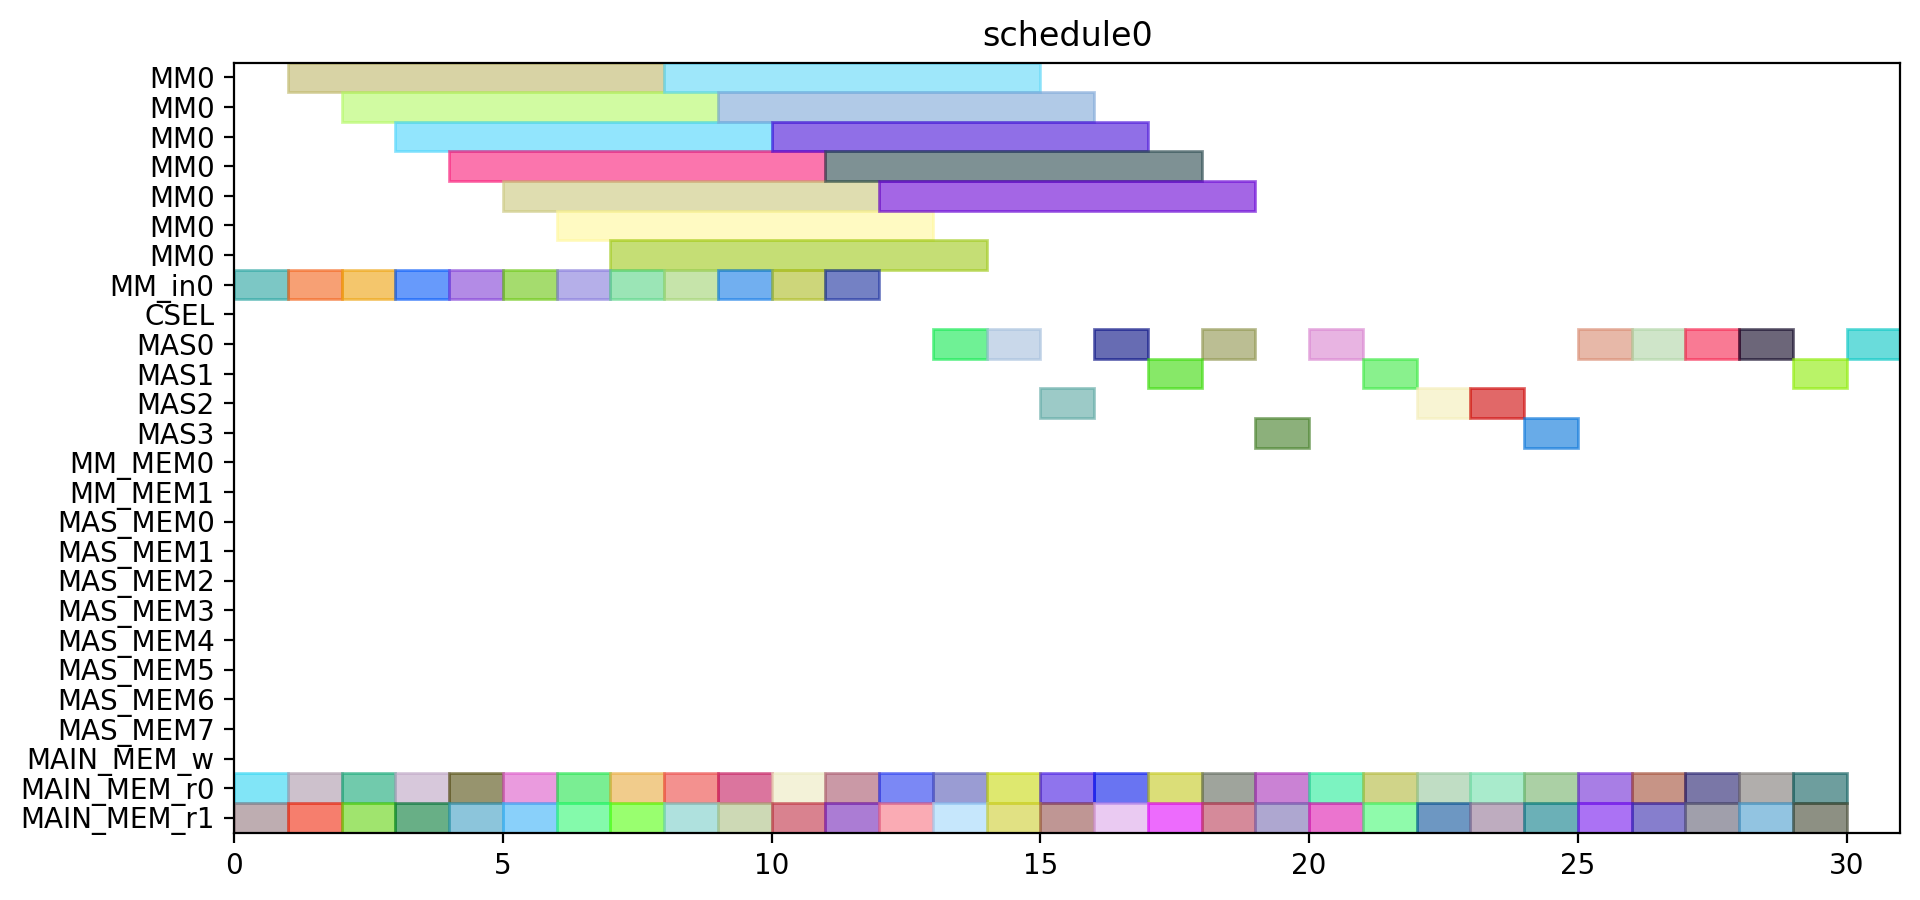

Generate this figure with Python:
from pyschedule import Scenario, solvers, plotters, alt


def solve():
	horizon = 120
	S = Scenario("schedule0", horizon=horizon)

	# resource
	MM = S.Resources('MM', num=1, size=7)
	MM_in = S.Resources('MM_in', num=1)
	CSEL = S.Resource('CSEL')
	MAS = S.Resources('MAS', num=4, size=1, periods=range(1, horizon))
	MM_MEM = S.Resources('MM_MEM', num=2)
	MAS_MEM = S.Resources('MAS_MEM', num=8)
	MAIN_MEM_w = S.Resource('MAIN_MEM_w', size=1)
	MAIN_MEM_r = S.Resources('MAIN_MEM_r', num=2)

	# result of previous scheduling

	# new tasks
	c_t0_t0_t0 = S.Task('c_t0_t0_t0', length=7, delay_cost=1)
	c_t0_t0_t0 += alt(MM)
	c_t0_t0_t0_in = S.Task('c_t0_t0_t0_in', length=1, delay_cost=1)
	c_t0_t0_t0_in += alt(MM_in)
	S += c_t0_t0_t0_in*MM_in[0]<=c_t0_t0_t0*MM[0]
	c_t0_t0_t0_mem0 = S.Task('c_t0_t0_t0_mem0', length=1, delay_cost=1)
	c_t0_t0_t0_mem0 += MAIN_MEM_r[0]
	S += c_t0_t0_t0_mem0 <= c_t0_t0_t0

	c_t0_t0_t0_mem1 = S.Task('c_t0_t0_t0_mem1', length=1, delay_cost=1)
	c_t0_t0_t0_mem1 += MAIN_MEM_r[1]
	S += c_t0_t0_t0_mem1 <= c_t0_t0_t0

	c_t0_t0_t1 = S.Task('c_t0_t0_t1', length=7, delay_cost=1)
	c_t0_t0_t1 += alt(MM)
	c_t0_t0_t1_in = S.Task('c_t0_t0_t1_in', length=1, delay_cost=1)
	c_t0_t0_t1_in += alt(MM_in)
	S += c_t0_t0_t1_in*MM_in[0]<=c_t0_t0_t1*MM[0]
	c_t0_t0_t1_mem0 = S.Task('c_t0_t0_t1_mem0', length=1, delay_cost=1)
	c_t0_t0_t1_mem0 += MAIN_MEM_r[0]
	S += c_t0_t0_t1_mem0 <= c_t0_t0_t1

	c_t0_t0_t1_mem1 = S.Task('c_t0_t0_t1_mem1', length=1, delay_cost=1)
	c_t0_t0_t1_mem1 += MAIN_MEM_r[1]
	S += c_t0_t0_t1_mem1 <= c_t0_t0_t1

	c_t0_t0_t2 = S.Task('c_t0_t0_t2', length=1, delay_cost=1)
	c_t0_t0_t2 += alt(MAS)
	c_t0_t0_t2_mem0 = S.Task('c_t0_t0_t2_mem0', length=1, delay_cost=1)
	c_t0_t0_t2_mem0 += MAIN_MEM_r[0]
	S += c_t0_t0_t2_mem0 <= c_t0_t0_t2

	c_t0_t0_t2_mem1 = S.Task('c_t0_t0_t2_mem1', length=1, delay_cost=1)
	c_t0_t0_t2_mem1 += MAIN_MEM_r[1]
	S += c_t0_t0_t2_mem1 <= c_t0_t0_t2

	c_t0_t0_t3 = S.Task('c_t0_t0_t3', length=1, delay_cost=1)
	c_t0_t0_t3 += alt(MAS)
	c_t0_t0_t3_mem0 = S.Task('c_t0_t0_t3_mem0', length=1, delay_cost=1)
	c_t0_t0_t3_mem0 += MAIN_MEM_r[0]
	S += c_t0_t0_t3_mem0 <= c_t0_t0_t3

	c_t0_t0_t3_mem1 = S.Task('c_t0_t0_t3_mem1', length=1, delay_cost=1)
	c_t0_t0_t3_mem1 += MAIN_MEM_r[1]
	S += c_t0_t0_t3_mem1 <= c_t0_t0_t3

	c_t0_t1_t0 = S.Task('c_t0_t1_t0', length=7, delay_cost=1)
	c_t0_t1_t0 += alt(MM)
	c_t0_t1_t0_in = S.Task('c_t0_t1_t0_in', length=1, delay_cost=1)
	c_t0_t1_t0_in += alt(MM_in)
	S += c_t0_t1_t0_in*MM_in[0]<=c_t0_t1_t0*MM[0]
	c_t0_t1_t0_mem0 = S.Task('c_t0_t1_t0_mem0', length=1, delay_cost=1)
	c_t0_t1_t0_mem0 += MAIN_MEM_r[0]
	S += c_t0_t1_t0_mem0 <= c_t0_t1_t0

	c_t0_t1_t0_mem1 = S.Task('c_t0_t1_t0_mem1', length=1, delay_cost=1)
	c_t0_t1_t0_mem1 += MAIN_MEM_r[1]
	S += c_t0_t1_t0_mem1 <= c_t0_t1_t0

	c_t0_t1_t1 = S.Task('c_t0_t1_t1', length=7, delay_cost=1)
	c_t0_t1_t1 += alt(MM)
	c_t0_t1_t1_in = S.Task('c_t0_t1_t1_in', length=1, delay_cost=1)
	c_t0_t1_t1_in += alt(MM_in)
	S += c_t0_t1_t1_in*MM_in[0]<=c_t0_t1_t1*MM[0]
	c_t0_t1_t1_mem0 = S.Task('c_t0_t1_t1_mem0', length=1, delay_cost=1)
	c_t0_t1_t1_mem0 += MAIN_MEM_r[0]
	S += c_t0_t1_t1_mem0 <= c_t0_t1_t1

	c_t0_t1_t1_mem1 = S.Task('c_t0_t1_t1_mem1', length=1, delay_cost=1)
	c_t0_t1_t1_mem1 += MAIN_MEM_r[1]
	S += c_t0_t1_t1_mem1 <= c_t0_t1_t1

	c_t0_t1_t2 = S.Task('c_t0_t1_t2', length=1, delay_cost=1)
	c_t0_t1_t2 += alt(MAS)
	c_t0_t1_t2_mem0 = S.Task('c_t0_t1_t2_mem0', length=1, delay_cost=1)
	c_t0_t1_t2_mem0 += MAIN_MEM_r[0]
	S += c_t0_t1_t2_mem0 <= c_t0_t1_t2

	c_t0_t1_t2_mem1 = S.Task('c_t0_t1_t2_mem1', length=1, delay_cost=1)
	c_t0_t1_t2_mem1 += MAIN_MEM_r[1]
	S += c_t0_t1_t2_mem1 <= c_t0_t1_t2

	c_t0_t1_t3 = S.Task('c_t0_t1_t3', length=1, delay_cost=1)
	c_t0_t1_t3 += alt(MAS)
	c_t0_t1_t3_mem0 = S.Task('c_t0_t1_t3_mem0', length=1, delay_cost=1)
	c_t0_t1_t3_mem0 += MAIN_MEM_r[0]
	S += c_t0_t1_t3_mem0 <= c_t0_t1_t3

	c_t0_t1_t3_mem1 = S.Task('c_t0_t1_t3_mem1', length=1, delay_cost=1)
	c_t0_t1_t3_mem1 += MAIN_MEM_r[1]
	S += c_t0_t1_t3_mem1 <= c_t0_t1_t3

	c_t0_t20 = S.Task('c_t0_t20', length=1, delay_cost=1)
	c_t0_t20 += alt(MAS)
	c_t0_t20_mem0 = S.Task('c_t0_t20_mem0', length=1, delay_cost=1)
	c_t0_t20_mem0 += MAIN_MEM_r[0]
	S += c_t0_t20_mem0 <= c_t0_t20

	c_t0_t20_mem1 = S.Task('c_t0_t20_mem1', length=1, delay_cost=1)
	c_t0_t20_mem1 += MAIN_MEM_r[1]
	S += c_t0_t20_mem1 <= c_t0_t20

	c_t0_t21 = S.Task('c_t0_t21', length=1, delay_cost=1)
	c_t0_t21 += alt(MAS)
	c_t0_t21_mem0 = S.Task('c_t0_t21_mem0', length=1, delay_cost=1)
	c_t0_t21_mem0 += MAIN_MEM_r[0]
	S += c_t0_t21_mem0 <= c_t0_t21

	c_t0_t21_mem1 = S.Task('c_t0_t21_mem1', length=1, delay_cost=1)
	c_t0_t21_mem1 += MAIN_MEM_r[1]
	S += c_t0_t21_mem1 <= c_t0_t21

	c_t0_t30 = S.Task('c_t0_t30', length=1, delay_cost=1)
	c_t0_t30 += alt(MAS)
	c_t0_t30_mem0 = S.Task('c_t0_t30_mem0', length=1, delay_cost=1)
	c_t0_t30_mem0 += MAIN_MEM_r[0]
	S += c_t0_t30_mem0 <= c_t0_t30

	c_t0_t30_mem1 = S.Task('c_t0_t30_mem1', length=1, delay_cost=1)
	c_t0_t30_mem1 += MAIN_MEM_r[1]
	S += c_t0_t30_mem1 <= c_t0_t30

	c_t0_t31 = S.Task('c_t0_t31', length=1, delay_cost=1)
	c_t0_t31 += alt(MAS)
	c_t0_t31_mem0 = S.Task('c_t0_t31_mem0', length=1, delay_cost=1)
	c_t0_t31_mem0 += MAIN_MEM_r[0]
	S += c_t0_t31_mem0 <= c_t0_t31

	c_t0_t31_mem1 = S.Task('c_t0_t31_mem1', length=1, delay_cost=1)
	c_t0_t31_mem1 += MAIN_MEM_r[1]
	S += c_t0_t31_mem1 <= c_t0_t31

	c_t1_t0_t0 = S.Task('c_t1_t0_t0', length=7, delay_cost=1)
	c_t1_t0_t0 += alt(MM)
	c_t1_t0_t0_in = S.Task('c_t1_t0_t0_in', length=1, delay_cost=1)
	c_t1_t0_t0_in += alt(MM_in)
	S += c_t1_t0_t0_in*MM_in[0]<=c_t1_t0_t0*MM[0]
	c_t1_t0_t0_mem0 = S.Task('c_t1_t0_t0_mem0', length=1, delay_cost=1)
	c_t1_t0_t0_mem0 += MAIN_MEM_r[0]
	S += c_t1_t0_t0_mem0 <= c_t1_t0_t0

	c_t1_t0_t0_mem1 = S.Task('c_t1_t0_t0_mem1', length=1, delay_cost=1)
	c_t1_t0_t0_mem1 += MAIN_MEM_r[1]
	S += c_t1_t0_t0_mem1 <= c_t1_t0_t0

	c_t1_t0_t1 = S.Task('c_t1_t0_t1', length=7, delay_cost=1)
	c_t1_t0_t1 += alt(MM)
	c_t1_t0_t1_in = S.Task('c_t1_t0_t1_in', length=1, delay_cost=1)
	c_t1_t0_t1_in += alt(MM_in)
	S += c_t1_t0_t1_in*MM_in[0]<=c_t1_t0_t1*MM[0]
	c_t1_t0_t1_mem0 = S.Task('c_t1_t0_t1_mem0', length=1, delay_cost=1)
	c_t1_t0_t1_mem0 += MAIN_MEM_r[0]
	S += c_t1_t0_t1_mem0 <= c_t1_t0_t1

	c_t1_t0_t1_mem1 = S.Task('c_t1_t0_t1_mem1', length=1, delay_cost=1)
	c_t1_t0_t1_mem1 += MAIN_MEM_r[1]
	S += c_t1_t0_t1_mem1 <= c_t1_t0_t1

	c_t1_t0_t2 = S.Task('c_t1_t0_t2', length=1, delay_cost=1)
	c_t1_t0_t2 += alt(MAS)
	c_t1_t0_t2_mem0 = S.Task('c_t1_t0_t2_mem0', length=1, delay_cost=1)
	c_t1_t0_t2_mem0 += MAIN_MEM_r[0]
	S += c_t1_t0_t2_mem0 <= c_t1_t0_t2

	c_t1_t0_t2_mem1 = S.Task('c_t1_t0_t2_mem1', length=1, delay_cost=1)
	c_t1_t0_t2_mem1 += MAIN_MEM_r[1]
	S += c_t1_t0_t2_mem1 <= c_t1_t0_t2

	c_t1_t0_t3 = S.Task('c_t1_t0_t3', length=1, delay_cost=1)
	c_t1_t0_t3 += alt(MAS)
	c_t1_t0_t3_mem0 = S.Task('c_t1_t0_t3_mem0', length=1, delay_cost=1)
	c_t1_t0_t3_mem0 += MAIN_MEM_r[0]
	S += c_t1_t0_t3_mem0 <= c_t1_t0_t3

	c_t1_t0_t3_mem1 = S.Task('c_t1_t0_t3_mem1', length=1, delay_cost=1)
	c_t1_t0_t3_mem1 += MAIN_MEM_r[1]
	S += c_t1_t0_t3_mem1 <= c_t1_t0_t3

	c_t1_t1_t0 = S.Task('c_t1_t1_t0', length=7, delay_cost=1)
	c_t1_t1_t0 += alt(MM)
	c_t1_t1_t0_in = S.Task('c_t1_t1_t0_in', length=1, delay_cost=1)
	c_t1_t1_t0_in += alt(MM_in)
	S += c_t1_t1_t0_in*MM_in[0]<=c_t1_t1_t0*MM[0]
	c_t1_t1_t0_mem0 = S.Task('c_t1_t1_t0_mem0', length=1, delay_cost=1)
	c_t1_t1_t0_mem0 += MAIN_MEM_r[0]
	S += c_t1_t1_t0_mem0 <= c_t1_t1_t0

	c_t1_t1_t0_mem1 = S.Task('c_t1_t1_t0_mem1', length=1, delay_cost=1)
	c_t1_t1_t0_mem1 += MAIN_MEM_r[1]
	S += c_t1_t1_t0_mem1 <= c_t1_t1_t0

	c_t1_t1_t1 = S.Task('c_t1_t1_t1', length=7, delay_cost=1)
	c_t1_t1_t1 += alt(MM)
	c_t1_t1_t1_in = S.Task('c_t1_t1_t1_in', length=1, delay_cost=1)
	c_t1_t1_t1_in += alt(MM_in)
	S += c_t1_t1_t1_in*MM_in[0]<=c_t1_t1_t1*MM[0]
	c_t1_t1_t1_mem0 = S.Task('c_t1_t1_t1_mem0', length=1, delay_cost=1)
	c_t1_t1_t1_mem0 += MAIN_MEM_r[0]
	S += c_t1_t1_t1_mem0 <= c_t1_t1_t1

	c_t1_t1_t1_mem1 = S.Task('c_t1_t1_t1_mem1', length=1, delay_cost=1)
	c_t1_t1_t1_mem1 += MAIN_MEM_r[1]
	S += c_t1_t1_t1_mem1 <= c_t1_t1_t1

	c_t1_t1_t2 = S.Task('c_t1_t1_t2', length=1, delay_cost=1)
	c_t1_t1_t2 += alt(MAS)
	c_t1_t1_t2_mem0 = S.Task('c_t1_t1_t2_mem0', length=1, delay_cost=1)
	c_t1_t1_t2_mem0 += MAIN_MEM_r[0]
	S += c_t1_t1_t2_mem0 <= c_t1_t1_t2

	c_t1_t1_t2_mem1 = S.Task('c_t1_t1_t2_mem1', length=1, delay_cost=1)
	c_t1_t1_t2_mem1 += MAIN_MEM_r[1]
	S += c_t1_t1_t2_mem1 <= c_t1_t1_t2

	c_t1_t1_t3 = S.Task('c_t1_t1_t3', length=1, delay_cost=1)
	c_t1_t1_t3 += alt(MAS)
	c_t1_t1_t3_mem0 = S.Task('c_t1_t1_t3_mem0', length=1, delay_cost=1)
	c_t1_t1_t3_mem0 += MAIN_MEM_r[0]
	S += c_t1_t1_t3_mem0 <= c_t1_t1_t3

	c_t1_t1_t3_mem1 = S.Task('c_t1_t1_t3_mem1', length=1, delay_cost=1)
	c_t1_t1_t3_mem1 += MAIN_MEM_r[1]
	S += c_t1_t1_t3_mem1 <= c_t1_t1_t3

	c_t1_t20 = S.Task('c_t1_t20', length=1, delay_cost=1)
	c_t1_t20 += alt(MAS)
	c_t1_t20_mem0 = S.Task('c_t1_t20_mem0', length=1, delay_cost=1)
	c_t1_t20_mem0 += MAIN_MEM_r[0]
	S += c_t1_t20_mem0 <= c_t1_t20

	c_t1_t20_mem1 = S.Task('c_t1_t20_mem1', length=1, delay_cost=1)
	c_t1_t20_mem1 += MAIN_MEM_r[1]
	S += c_t1_t20_mem1 <= c_t1_t20

	c_t1_t21 = S.Task('c_t1_t21', length=1, delay_cost=1)
	c_t1_t21 += alt(MAS)
	c_t1_t21_mem0 = S.Task('c_t1_t21_mem0', length=1, delay_cost=1)
	c_t1_t21_mem0 += MAIN_MEM_r[0]
	S += c_t1_t21_mem0 <= c_t1_t21

	c_t1_t21_mem1 = S.Task('c_t1_t21_mem1', length=1, delay_cost=1)
	c_t1_t21_mem1 += MAIN_MEM_r[1]
	S += c_t1_t21_mem1 <= c_t1_t21

	c_t1_t30 = S.Task('c_t1_t30', length=1, delay_cost=1)
	c_t1_t30 += alt(MAS)
	c_t1_t30_mem0 = S.Task('c_t1_t30_mem0', length=1, delay_cost=1)
	c_t1_t30_mem0 += MAIN_MEM_r[0]
	S += c_t1_t30_mem0 <= c_t1_t30

	c_t1_t30_mem1 = S.Task('c_t1_t30_mem1', length=1, delay_cost=1)
	c_t1_t30_mem1 += MAIN_MEM_r[1]
	S += c_t1_t30_mem1 <= c_t1_t30

	c_t1_t31 = S.Task('c_t1_t31', length=1, delay_cost=1)
	c_t1_t31 += alt(MAS)
	c_t1_t31_mem0 = S.Task('c_t1_t31_mem0', length=1, delay_cost=1)
	c_t1_t31_mem0 += MAIN_MEM_r[0]
	S += c_t1_t31_mem0 <= c_t1_t31

	c_t1_t31_mem1 = S.Task('c_t1_t31_mem1', length=1, delay_cost=1)
	c_t1_t31_mem1 += MAIN_MEM_r[1]
	S += c_t1_t31_mem1 <= c_t1_t31

	c_t2_t0_t0 = S.Task('c_t2_t0_t0', length=7, delay_cost=1)
	c_t2_t0_t0 += alt(MM)
	c_t2_t0_t0_in = S.Task('c_t2_t0_t0_in', length=1, delay_cost=1)
	c_t2_t0_t0_in += alt(MM_in)
	S += c_t2_t0_t0_in*MM_in[0]<=c_t2_t0_t0*MM[0]
	c_t2_t0_t0_mem0 = S.Task('c_t2_t0_t0_mem0', length=1, delay_cost=1)
	c_t2_t0_t0_mem0 += MAIN_MEM_r[0]
	S += c_t2_t0_t0_mem0 <= c_t2_t0_t0

	c_t2_t0_t0_mem1 = S.Task('c_t2_t0_t0_mem1', length=1, delay_cost=1)
	c_t2_t0_t0_mem1 += MAIN_MEM_r[1]
	S += c_t2_t0_t0_mem1 <= c_t2_t0_t0

	c_t2_t0_t1 = S.Task('c_t2_t0_t1', length=7, delay_cost=1)
	c_t2_t0_t1 += alt(MM)
	c_t2_t0_t1_in = S.Task('c_t2_t0_t1_in', length=1, delay_cost=1)
	c_t2_t0_t1_in += alt(MM_in)
	S += c_t2_t0_t1_in*MM_in[0]<=c_t2_t0_t1*MM[0]
	c_t2_t0_t1_mem0 = S.Task('c_t2_t0_t1_mem0', length=1, delay_cost=1)
	c_t2_t0_t1_mem0 += MAIN_MEM_r[0]
	S += c_t2_t0_t1_mem0 <= c_t2_t0_t1

	c_t2_t0_t1_mem1 = S.Task('c_t2_t0_t1_mem1', length=1, delay_cost=1)
	c_t2_t0_t1_mem1 += MAIN_MEM_r[1]
	S += c_t2_t0_t1_mem1 <= c_t2_t0_t1

	c_t2_t0_t2 = S.Task('c_t2_t0_t2', length=1, delay_cost=1)
	c_t2_t0_t2 += alt(MAS)
	c_t2_t0_t2_mem0 = S.Task('c_t2_t0_t2_mem0', length=1, delay_cost=1)
	c_t2_t0_t2_mem0 += MAIN_MEM_r[0]
	S += c_t2_t0_t2_mem0 <= c_t2_t0_t2

	c_t2_t0_t2_mem1 = S.Task('c_t2_t0_t2_mem1', length=1, delay_cost=1)
	c_t2_t0_t2_mem1 += MAIN_MEM_r[1]
	S += c_t2_t0_t2_mem1 <= c_t2_t0_t2

	c_t2_t0_t3 = S.Task('c_t2_t0_t3', length=1, delay_cost=1)
	c_t2_t0_t3 += alt(MAS)
	c_t2_t0_t3_mem0 = S.Task('c_t2_t0_t3_mem0', length=1, delay_cost=1)
	c_t2_t0_t3_mem0 += MAIN_MEM_r[0]
	S += c_t2_t0_t3_mem0 <= c_t2_t0_t3

	c_t2_t0_t3_mem1 = S.Task('c_t2_t0_t3_mem1', length=1, delay_cost=1)
	c_t2_t0_t3_mem1 += MAIN_MEM_r[1]
	S += c_t2_t0_t3_mem1 <= c_t2_t0_t3

	c_t2_t1_t0 = S.Task('c_t2_t1_t0', length=7, delay_cost=1)
	c_t2_t1_t0 += alt(MM)
	c_t2_t1_t0_in = S.Task('c_t2_t1_t0_in', length=1, delay_cost=1)
	c_t2_t1_t0_in += alt(MM_in)
	S += c_t2_t1_t0_in*MM_in[0]<=c_t2_t1_t0*MM[0]
	c_t2_t1_t0_mem0 = S.Task('c_t2_t1_t0_mem0', length=1, delay_cost=1)
	c_t2_t1_t0_mem0 += MAIN_MEM_r[0]
	S += c_t2_t1_t0_mem0 <= c_t2_t1_t0

	c_t2_t1_t0_mem1 = S.Task('c_t2_t1_t0_mem1', length=1, delay_cost=1)
	c_t2_t1_t0_mem1 += MAIN_MEM_r[1]
	S += c_t2_t1_t0_mem1 <= c_t2_t1_t0

	c_t2_t1_t1 = S.Task('c_t2_t1_t1', length=7, delay_cost=1)
	c_t2_t1_t1 += alt(MM)
	c_t2_t1_t1_in = S.Task('c_t2_t1_t1_in', length=1, delay_cost=1)
	c_t2_t1_t1_in += alt(MM_in)
	S += c_t2_t1_t1_in*MM_in[0]<=c_t2_t1_t1*MM[0]
	c_t2_t1_t1_mem0 = S.Task('c_t2_t1_t1_mem0', length=1, delay_cost=1)
	c_t2_t1_t1_mem0 += MAIN_MEM_r[0]
	S += c_t2_t1_t1_mem0 <= c_t2_t1_t1

	c_t2_t1_t1_mem1 = S.Task('c_t2_t1_t1_mem1', length=1, delay_cost=1)
	c_t2_t1_t1_mem1 += MAIN_MEM_r[1]
	S += c_t2_t1_t1_mem1 <= c_t2_t1_t1

	solvers.mip.solve(S,msg=1,kind='CPLEX',ratio_gap=1.01)

	solution = [['hoge']*len(S.solution()[1]) for i in range(len(S.solution()))]
	for i in range(len(S.solution())):
		for j in range(len(S.solution()[i])):
			solution[i][j]=str(S.solution()[i][j])
	print(solution)

	cycles = int(solution[-1][3])

	pic_file_name = "/home/mfukuda/ABE/multiRAM_multiMAS_16mux/scheduling_result/stage7MM1_stage1MAS4/MUL/schedule0.png"
	if(S.solution() != []):
		plotters.matplotlib.plot(S,img_filename=pic_file_name, show_task_labels=False, fig_size=(cycles*0.25+3, 5))

	return solution
